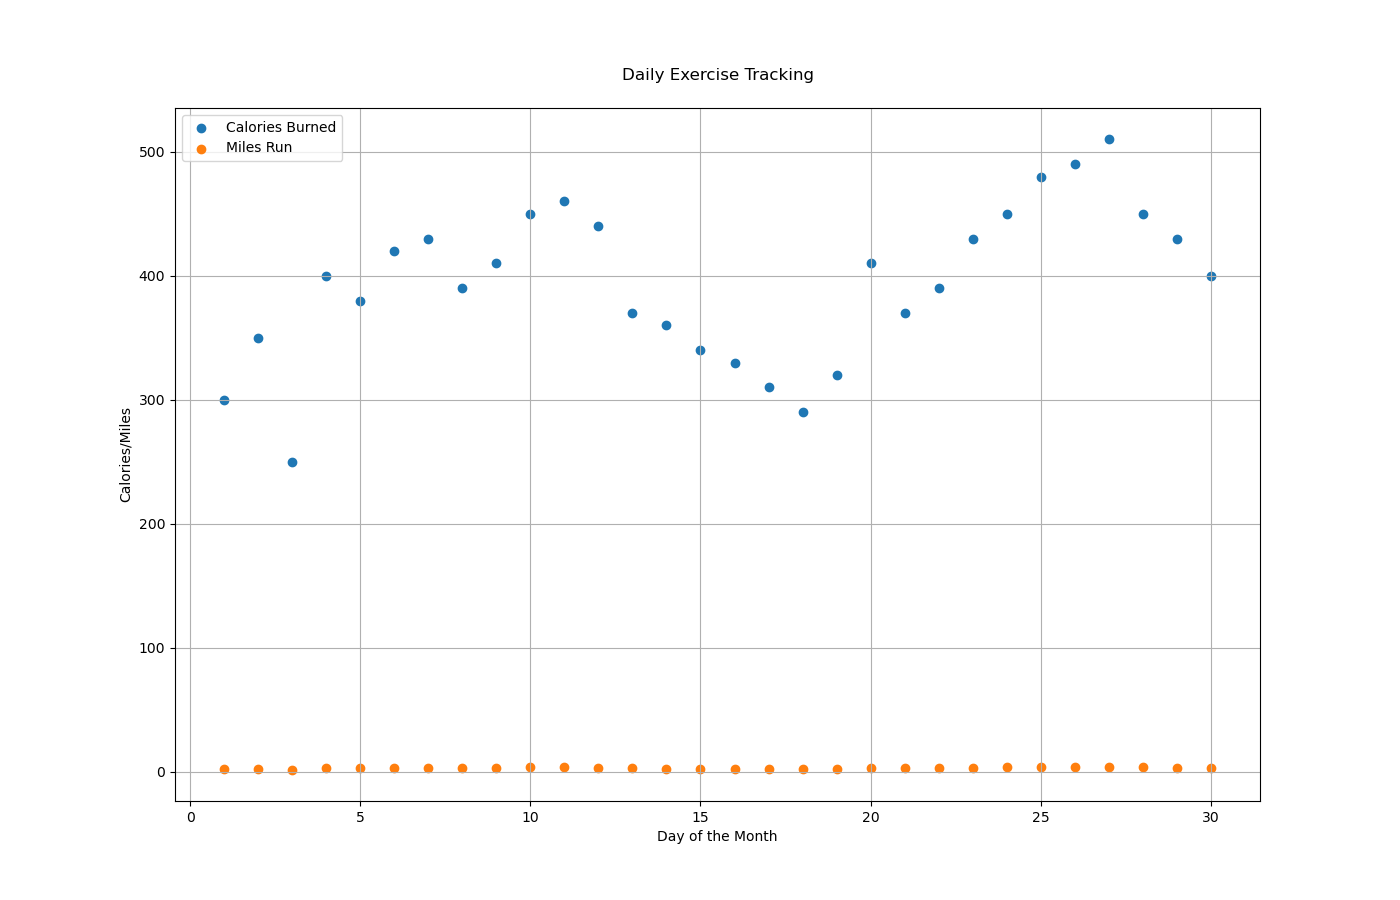

This chart was generated by the following Python code:

import matplotlib.pyplot as plt

# Data for plotting
days = [1, 2, 3, 4, 5, 6, 7, 8, 9, 10, 11, 12, 13, 14, 15, 16, 17, 18, 19, 20, 21, 22, 23, 24, 25, 26, 27, 28, 29, 30]
calories_burned = [300, 350, 250, 400, 380, 420, 430, 390, 410, 450, 460, 440, 370, 360, 340, 330, 310, 290, 320, 410, 370, 390, 430, 450, 480, 490, 510, 450, 430, 400]
miles_run = [2, 2.5, 1.8, 3, 2.8, 3.2, 3.3, 3, 3.1, 3.5, 3.6, 3.4, 2.7, 2.6, 2.4, 2.3, 2.1, 1.9, 2.2, 3.1, 2.7, 3, 3.3, 3.5, 3.8, 3.9, 4.1, 3.5, 3.3, 3]

# Create a scatterplot
plt.figure(figsize=(14, 9))
plt.scatter(days, calories_burned, c="#1f77b4", label="Calories Burned")
plt.scatter(days, miles_run, c="#ff7f0e", label="Miles Run")

# Customize the chart
plt.title("Daily Exercise Tracking", pad=20)
plt.xlabel("Day of the Month")
plt.ylabel("Calories/Miles")
plt.legend()
plt.grid(True)

# Show the scatterplot
plt.show()
